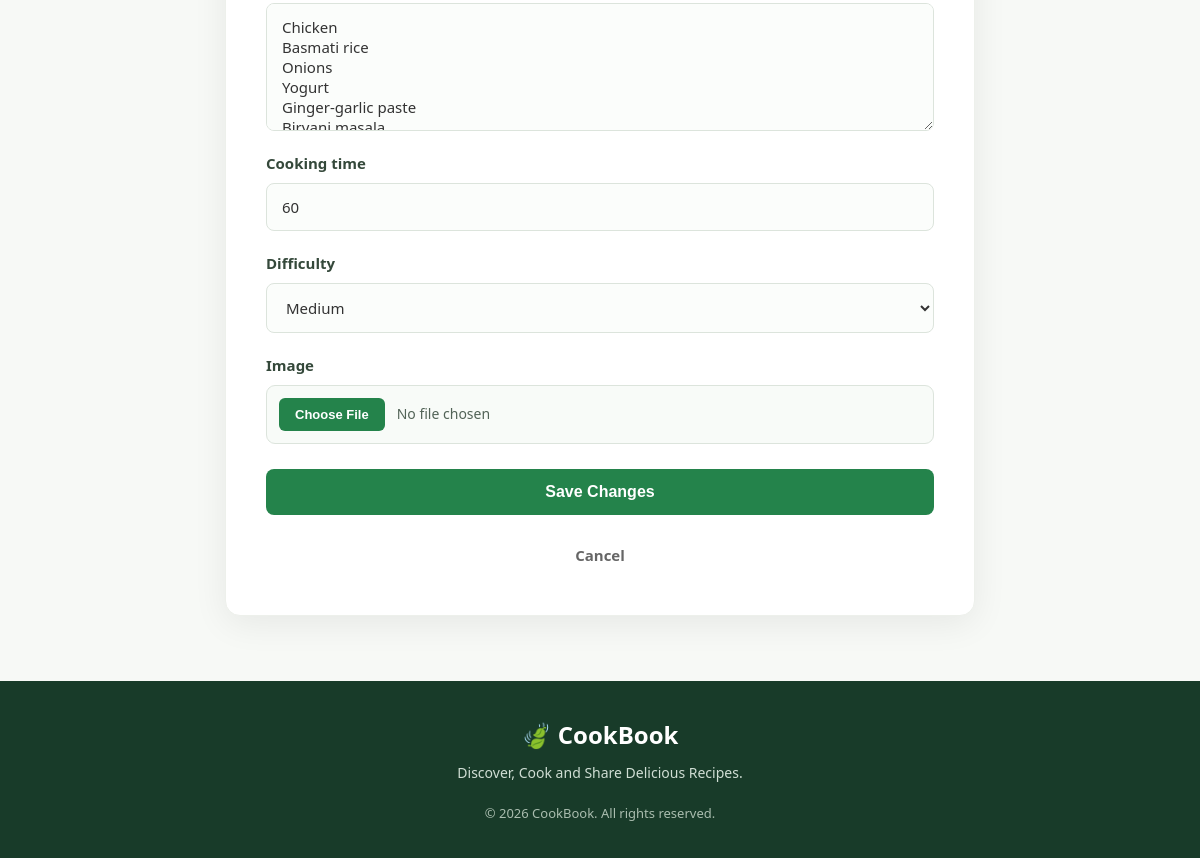
/recipes/5/edit/ (lower part), run on an earlier commit of the app's database.
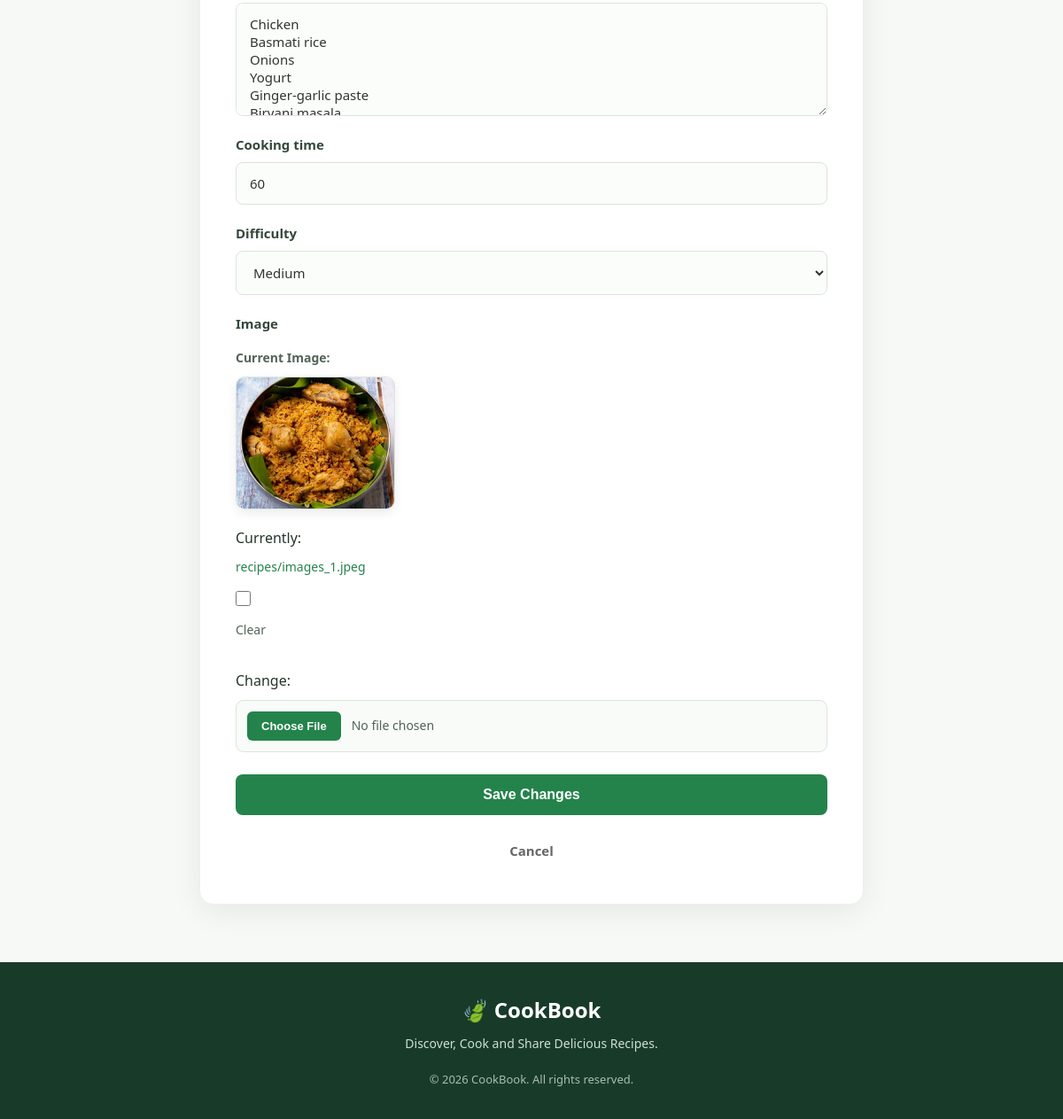
And on a later commit of the database.
### Cook/models.py (models this page shows, shortened)
class Cook(models.Model):
    CUISINE_CHOICES = [
        ('Indian', 'Indian'), ('Chinese', 'Chinese'), ('Italian', 'Italian'),
        ('Mexican', 'Mexican'), ('Continental', 'Continental'), ('Other', 'Other'),
    ]
    DIFFICULTY_CHOICES = [
        ('Easy', 'Easy'), ('Medium', 'Medium'), ('Hard', 'Hard'),
    ]
    title = models.CharField(max_length=200)
    description = models.TextField()
    cuisine = models.CharField(max_length=100, choices=CUISINE_CHOICES)
    ingredients = models.TextField()
    cooking_time = models.IntegerField(validators=[MinValueValidator(1)])
    difficulty = models.CharField(max_length=50, choices=DIFFICULTY_CHOICES)
    image = models.ImageField(upload_to='recipes/',blank=True,null=True)
    class Meta:
        ordering = ['-id']

### Cook/views.py (the view)
# urls.py: path('recipes/<int:pk>/edit/', views.update_cook, name='recipe_update'),
def update_cook(request, pk):
    cook = get_object_or_404(Cook, pk=pk)
    if request.method == 'POST':
        form = CookForm(request.POST, request.FILES, instance=cook)
        if form.is_valid():
            form.save()
            messages.success(request, 'Recipe updated successfully.')
            return redirect('recipe_detail', pk=cook.pk)
    else:
        form = CookForm(instance=cook)
    return render(request, 'update.html', {'form': form,'cook': cook})

### Cook/forms.py
class CookForm(forms.ModelForm):
    class Meta:
        model = Cook
        fields = [
            'title',
            'description',
            'cuisine',
            'ingredients',
            'cooking_time',
            'difficulty',
            'image'
        ]
        widgets = {
            'title': forms.TextInput(attrs={'placeholder': 'Enter recipe title'}),
            'description': forms.Textarea(attrs={'rows': 3, 'placeholder': 'Write a short description'}),
            'cuisine': forms.Select(),
            'ingredients': forms.Textarea(attrs={'rows': 5, 'placeholder': 'Enter ingredients, one per line'}),
            'cooking_time': forms.NumberInput(attrs={'min': 1, 'placeholder': 'Example: 30'}),
            'difficulty': forms.Select(),
            'image': forms.ClearableFileInput(attrs={'accept': 'image/*'}),
        }

### templates/update.html (shortened to what this page needs)
{% load static %}
<!DOCTYPE html>
<html lang="en">
<head>
    <link rel="stylesheet" href="{% static 'css/update.css' %}">
</head>
<body>
<main>
    <section class="page-wrap">
        <div class="form-card">
            <form
                method="post"
                action="{% url 'recipe_update' cook.pk %}"
                class="recipe-form"
                enctype="multipart/form-data"
            >
                {% for field in form %}
                    <div class="form-group">
                        <label for="{{ field.id_for_label }}">
                            {{ field.label }}
                        </label>
                        {% if field.name == 'image' and cook.image %}
                            <div class="current-image">
                                <p>Current Image:</p>
                                <img
                                    src="{{ cook.image.url }}"
                                    alt="{{ cook.title }}"
                                    width="180"
                                >
                            </div>
                        {% endif %}
                        {{ field }}
                    </div>
                {% endfor %}
                <button type="submit" class="primary-btn">
                    Save Changes
                </button>
                <a href="{% url 'recipe_detail' cook.pk %}" class="text-link">
                    Cancel
                </a>
            </form>
        </div>
    </section>
</main>
<footer class="footer">
    <h2>🍃 CookBook</h2>
    <p>Discover, Cook and Share Delicious Recipes.</p>
    <p class="copyright">
        © 2026 CookBook. All rights reserved.
    </p>
</footer>
</body>
</html>

What changed in the data, as far as the page shows it:
changed Cook "Medium": image empty → "recipes/images_1.jpeg" (drawn); image: picture added
Also different on the page:
new list line: "Current Image: Currently: recipes/images_1.jpeg Clear Change: ☐"
